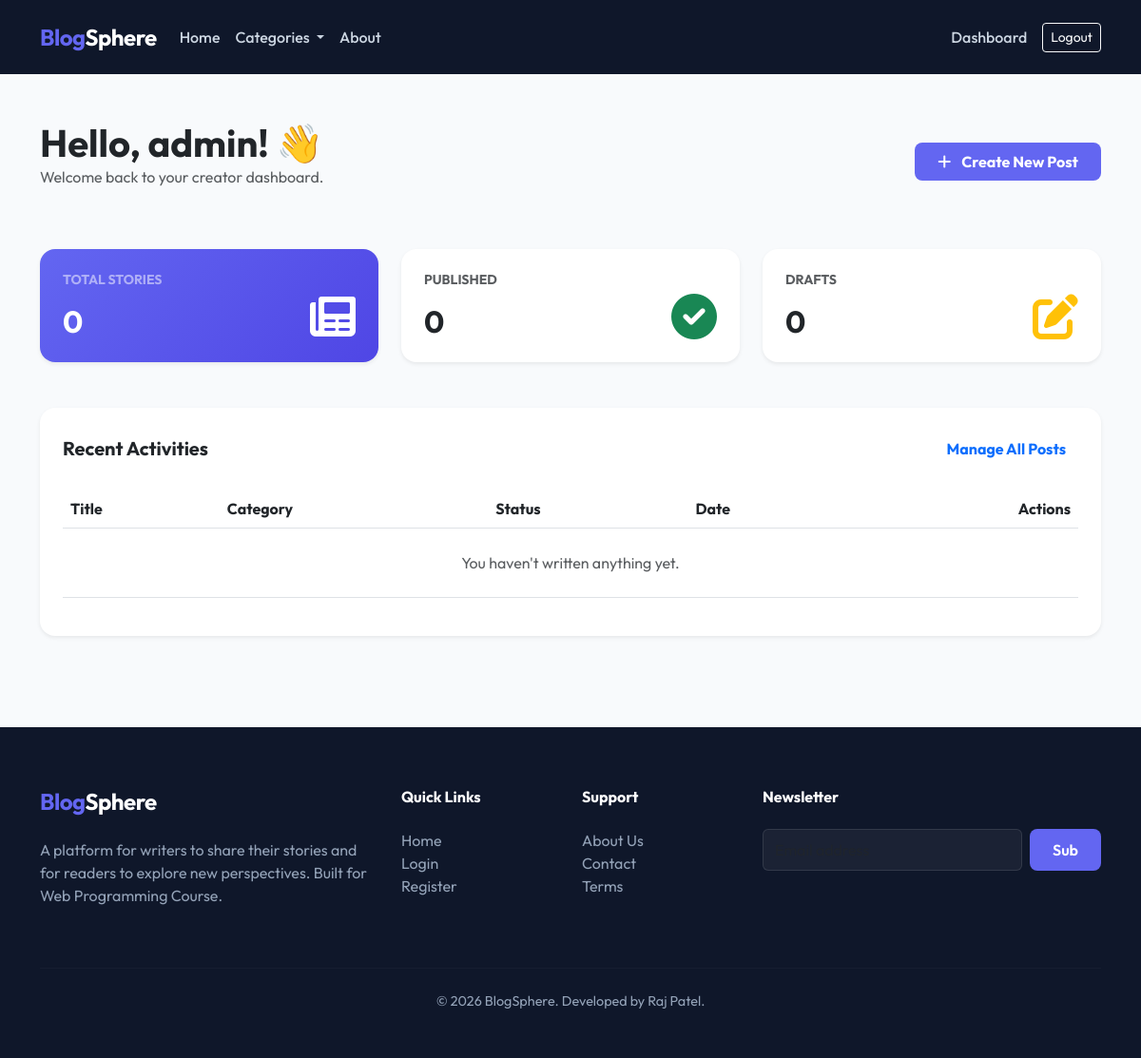
The page /dashboard.php (signed in) on the database as committed earlier.
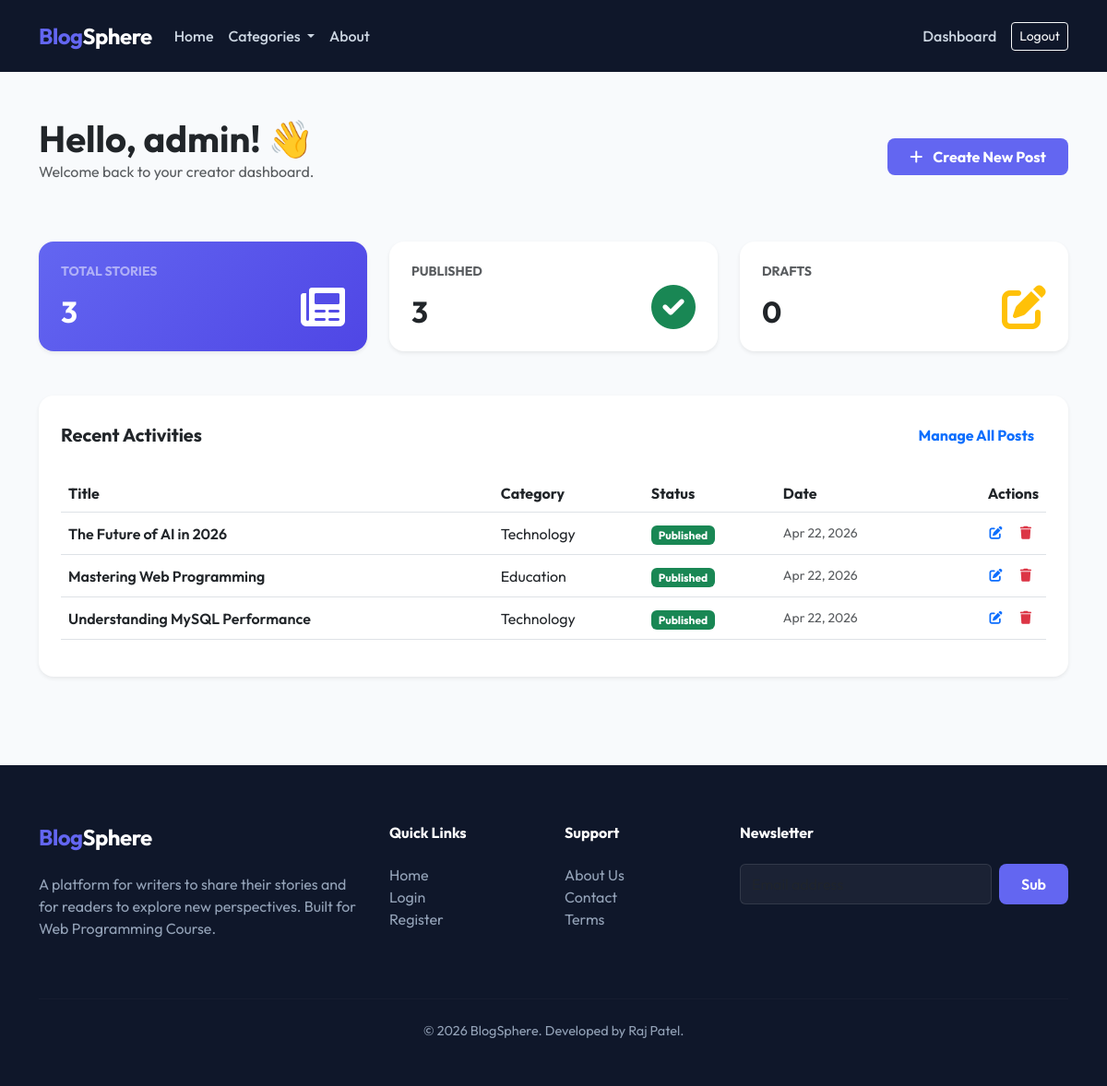
The same page on the database as committed later.
### tables this page shows
CREATE TABLE IF NOT EXISTS posts (
    id INT AUTO_INCREMENT PRIMARY KEY,
    user_id INT NOT NULL,
    category_id INT NOT NULL,
    title VARCHAR(255) NOT NULL,
    content TEXT NOT NULL,
    image VARCHAR(255),
    status ENUM('published', 'draft') DEFAULT 'draft',
    created_at TIMESTAMP DEFAULT CURRENT_TIMESTAMP,
    FOREIGN KEY (user_id) REFERENCES users(id) ON DELETE CASCADE,
    FOREIGN KEY (category_id) REFERENCES categories(id) ON DELETE CASCADE
);

CREATE TABLE IF NOT EXISTS categories (
    id INT AUTO_INCREMENT PRIMARY KEY,
    name VARCHAR(50) NOT NULL UNIQUE,
    created_at TIMESTAMP DEFAULT CURRENT_TIMESTAMP
);

### dashboard.php (the view, shortened to what the changed rows need)
<?php
include 'includes/db.php';
$user_id = $_SESSION['user_id'];
$total_posts = $conn->query("SELECT COUNT(*) as count FROM posts WHERE user_id = $user_id")->fetch_assoc()['count'];
$published_posts = $conn->query("SELECT COUNT(*) as count FROM posts WHERE user_id = $user_id AND status = 'published'")->fetch_assoc()['count'];
$draft_posts = $conn->query("SELECT COUNT(*) as count FROM posts WHERE user_id = $user_id AND status = 'draft'")->fetch_assoc()['count'];
include 'includes/header.php';
?>
<div class="container py-5">
    <div class="row mb-5 align-items-center">
        <div class="col-8">
            <h1 class="fw-bold mb-0">Hello, <?php echo $_SESSION['username']; ?>! 👋</h1>
        </div>
    </div>
    <div class="row g-4 mb-5">
        <div class="col-md-4">
            <div class="card p-4 border-0 shadow-sm" style="background: linear-gradient(135deg, #6366f1 0%, #4f46e5 100%); color: #fff;">
                <h6 class="text-white-50 text-uppercase mb-3 small fw-bold">Total Stories</h6>
                <h2 class="fw-bold mb-0"><?php echo $total_posts; ?></h2>
                <i class="fas fa-newspaper position-absolute bottom-0 end-0 p-4 opacity-20 fa-3x"></i>
            </div>
        </div>
        <div class="col-md-4">
            <div class="card p-4 border-0 shadow-sm">
                <h6 class="text-muted text-uppercase mb-3 small fw-bold">Published</h6>
                <h2 class="fw-bold mb-0"><?php echo $published_posts; ?></h2>
                <i class="fas fa-check-circle position-absolute bottom-0 end-0 p-4 opacity-10 fa-3x text-success"></i>
            </div>
        </div>
        <div class="col-md-4">
            <div class="card p-4 border-0 shadow-sm">
                <h2 class="fw-bold mb-0"><?php echo $draft_posts; ?></h2>
            </div>
        </div>
    </div>
    <div class="row">
        <div class="col-12">
            <div class="card border-0 shadow-sm p-4">
                <div class="table-responsive">
                    <table class="table table-hover align-middle">
                        <thead class="bg-light">
                            <tr>
                                <th>Title</th>
                                <th>Category</th>
                                <th>Status</th>
                                <th>Date</th>
                                <th class="text-end">Actions</th>
                            </tr>
                        </thead>
                        <tbody>
                            <?php
                            $recent_sql = "SELECT posts.*, categories.name as category_name
                                           FROM posts
                                           JOIN categories ON posts.category_id = categories.id
                                           WHERE user_id = $user_id
                                           ORDER BY created_at DESC LIMIT 5";
                            $result = $conn->query($recent_sql);
                            if($result->num_rows > 0) {
                                while($row = $result->fetch_assoc()) {
                                    $status_class = $row['status'] == 'published' ? 'bg-success' : 'bg-warning text-dark';
                                    echo "<tr>
                                        <td><span class='fw-semibold'>{$row['title']}</span></td>
                                        <td>{$row['category_name']}</td>
                                        <td><span class='badge $status_class'>".ucfirst($row['status'])."</span></td>
                                        <td class='text-muted small'>".date('M d, Y', strtotime($row['created_at']))."</td>
                                        <td class='text-end'>
                                            <a href='edit_post.php?id={$row['id']}' class='btn btn-sm btn-outline-primary border-0'><i class='fas fa-edit'></i></a>
                                            <a href='delete_post.php?id={$row['id']}' class='btn btn-sm btn-outline-danger border-0' onclick='return confirm(\"Are you sure?\")'><i class='fas fa-trash'></i></a>
                                        </td>
                                    </tr>";
                                }
                            } else {
                                echo "<tr><td colspan='5' class='text-center py-4 text-muted'>You haven't written anything yet.</td></tr>";
                            }
                            ?>
                        </tbody>
                    </table>
                </div>
            </div>
        </div>
    </div>
</div>
<?php include 'includes/footer.php'; ?>

Rows that differ between the two databases and show on the page:
added posts: title "The Future of AI in 2026", category.name "Technology", status "Published", created_at "Apr 22, 2026"
added posts: title "Mastering Web Programming", category.name "Education", status "Published", created_at "Apr 22, 2026"
added posts: title "Understanding MySQL Performance", category.name "Technology", status "Published", created_at "Apr 22, 2026"
Other text that changed with them:
$total_posts: "0" → "3"
$published_posts: "0" → "3"
text no longer shown: "You haven't written anything yet."
